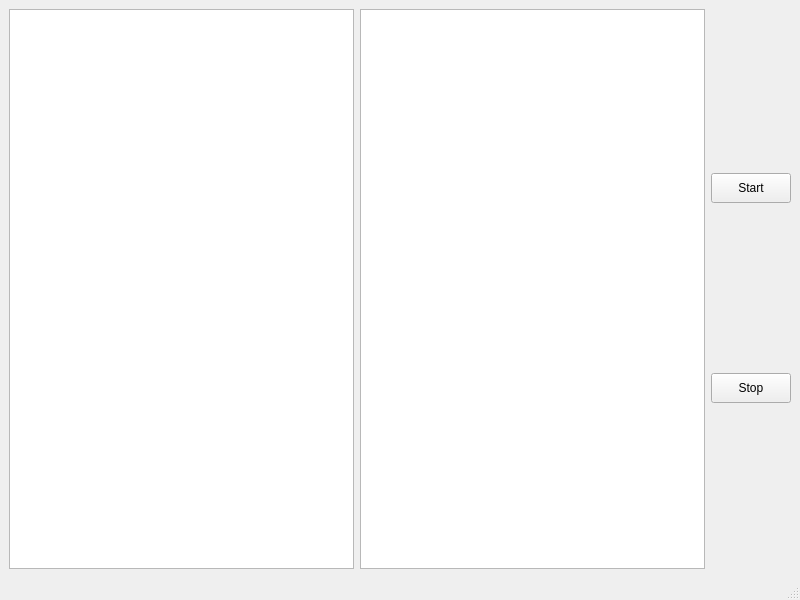
<?xml version="1.0" encoding="UTF-8"?>
<ui version="4.0">
 <class>MainWindow</class>
 <widget class="QMainWindow" name="MainWindow">
  <property name="geometry">
   <rect>
    <x>0</x>
    <y>0</y>
    <width>800</width>
    <height>600</height>
   </rect>
  </property>
  <property name="windowTitle">
   <string>MainWindow</string>
  </property>
  <widget class="QWidget" name="centralwidget">
   <layout class="QGridLayout" name="gridLayout">
    <item row="0" column="0">
     <layout class="QHBoxLayout" name="horizontalLayout">
      <item>
       <widget class="QTextBrowser" name="tb_send"/>
      </item>
      <item>
       <widget class="QTextBrowser" name="tb_resp"/>
      </item>
     </layout>
    </item>
    <item row="0" column="1">
     <layout class="QVBoxLayout" name="verticalLayout">
      <item>
       <widget class="QPushButton" name="btn_start">
        <property name="minimumSize">
         <size>
          <width>0</width>
          <height>30</height>
         </size>
        </property>
        <property name="text">
         <string>Start</string>
        </property>
       </widget>
      </item>
      <item>
       <widget class="QPushButton" name="btn_stop">
        <property name="minimumSize">
         <size>
          <width>0</width>
          <height>30</height>
         </size>
        </property>
        <property name="text">
         <string>Stop</string>
        </property>
       </widget>
      </item>
     </layout>
    </item>
   </layout>
  </widget>
  <widget class="QMenuBar" name="menubar">
   <property name="geometry">
    <rect>
     <x>0</x>
     <y>0</y>
     <width>800</width>
     <height>22</height>
    </rect>
   </property>
  </widget>
  <widget class="QStatusBar" name="statusbar"/>
 </widget>
 <resources/>
 <connections/>
</ui>
